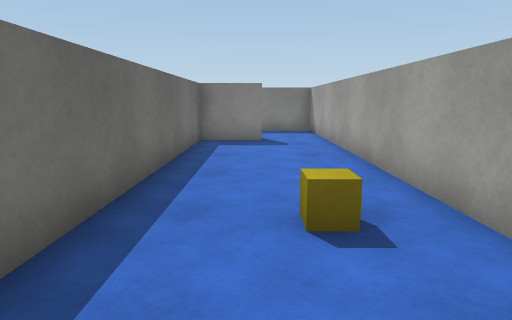
view 1 (above)

24 first-person views from a walk through a 3-D level made in the Unity game engine. The camera is 1.2 m above the floor, tilts 10° down and sees 75° across. The floor is counted in squares, 1 m on a side. Each view is taken from the middle of a square. On the plan, view 1 faces up. The plan holds only what a view shows up to about 14 squares ahead; the rest is blank. Surface patterns are stand-ins for the level's own textures.

view 2
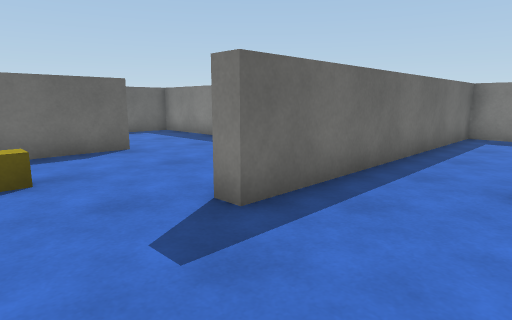

view 3
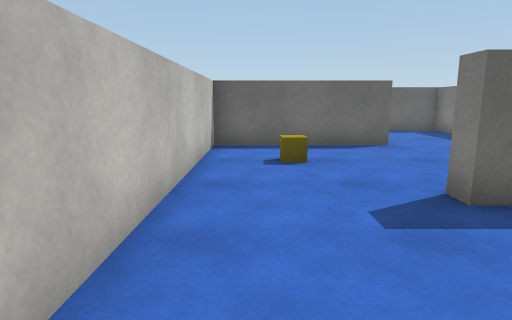

view 4
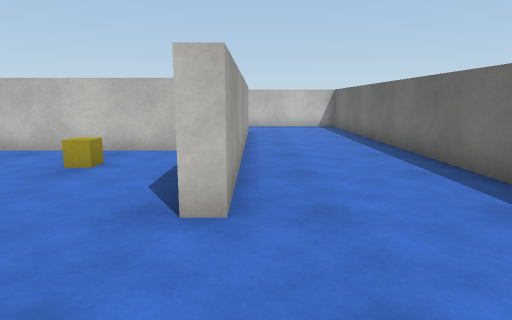

view 5
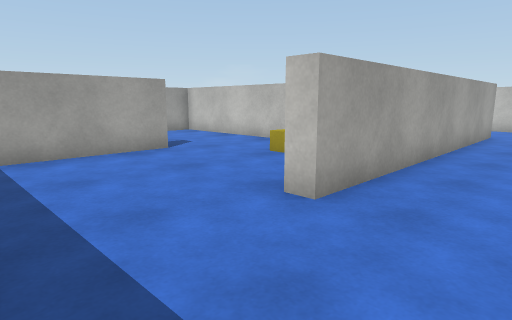

view 6
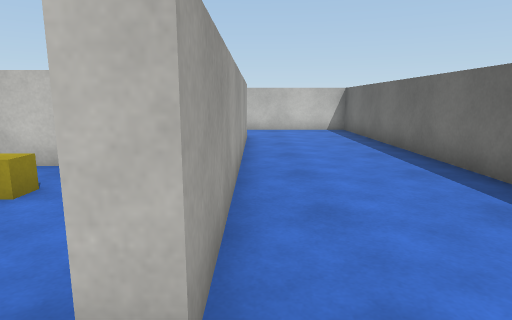

view 7
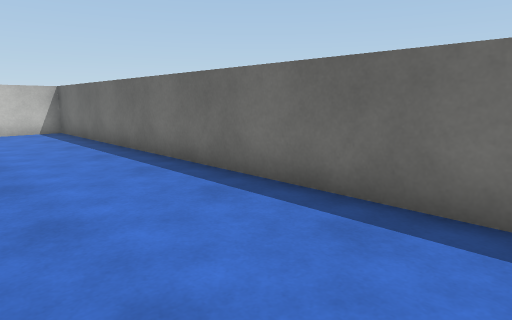

view 8
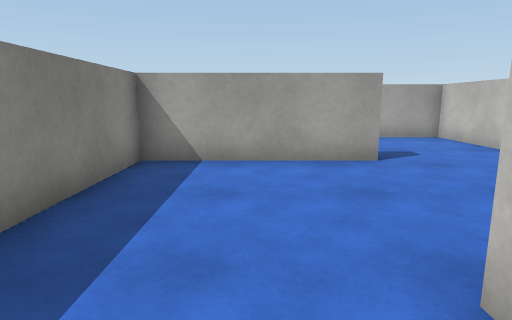

view 9
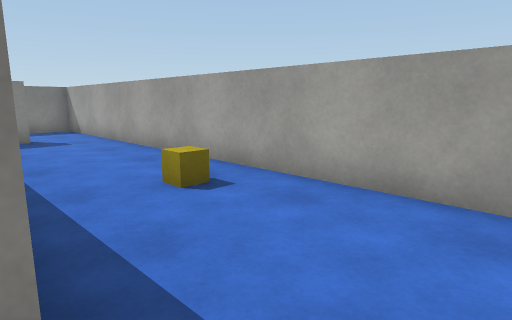

view 10
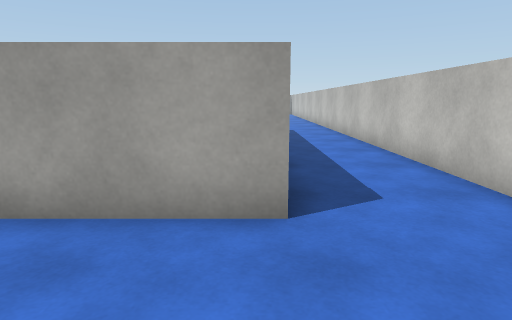

view 11
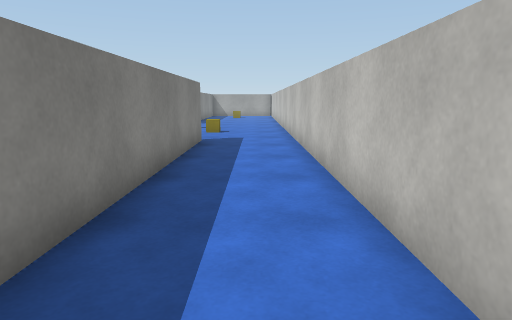

view 12
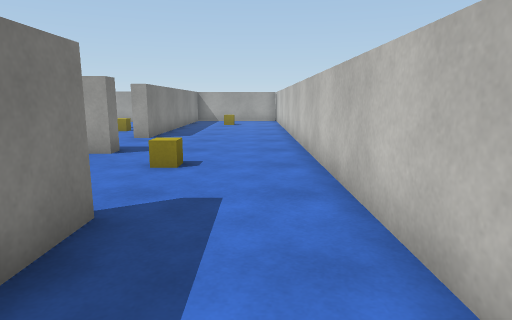

view 13
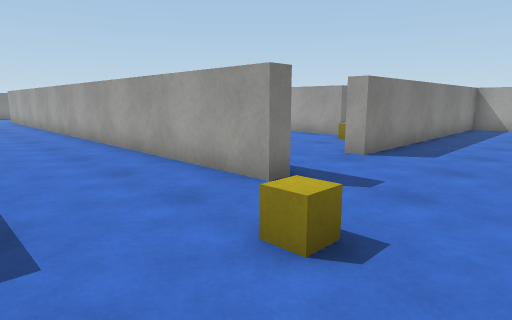

view 14
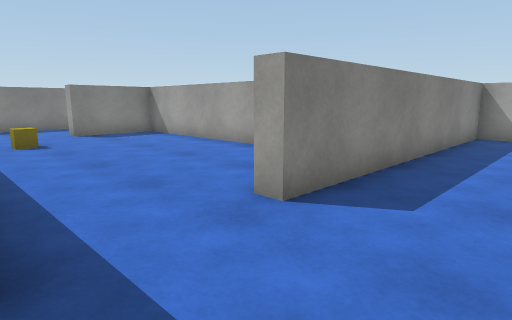

view 15
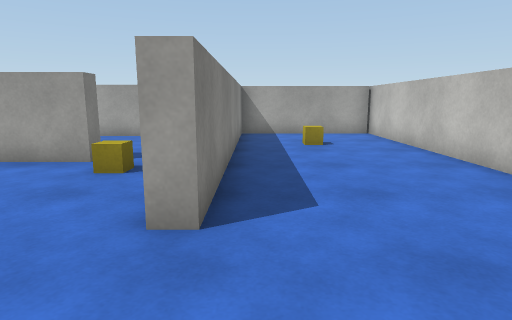

view 16
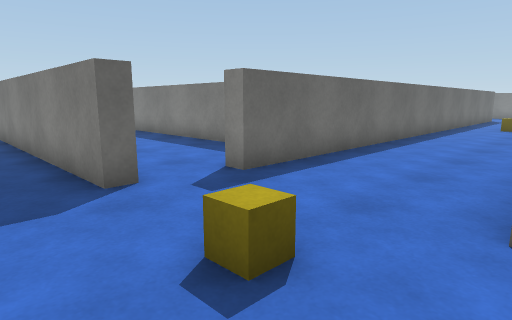

view 17
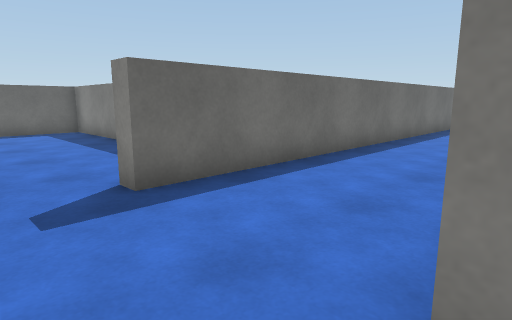

view 18
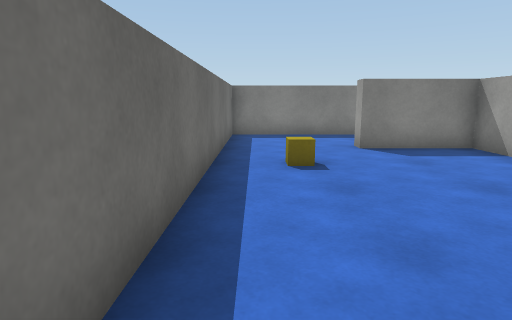

view 19
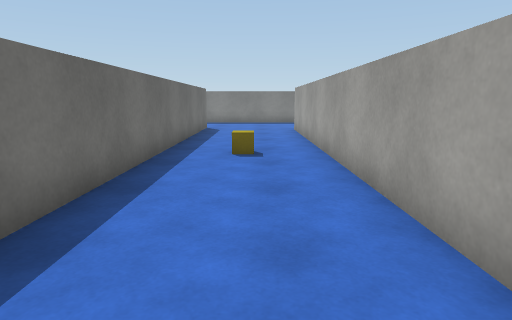

view 20
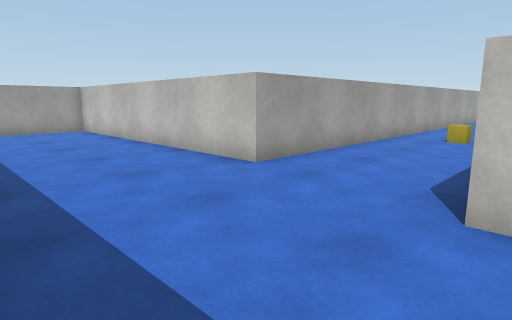

view 21
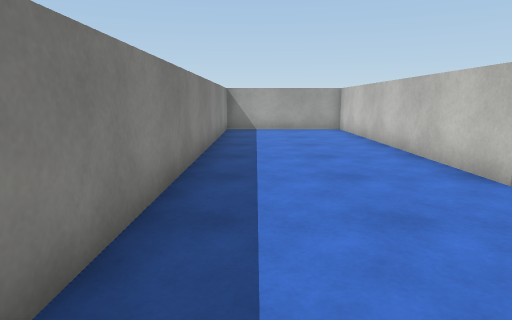

view 22
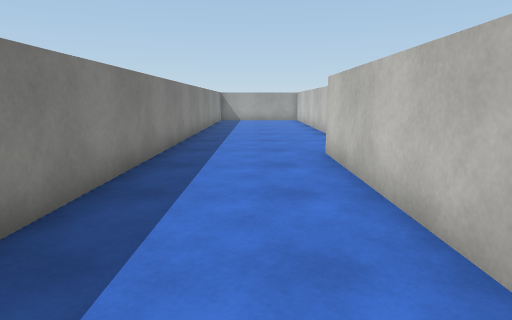

view 23
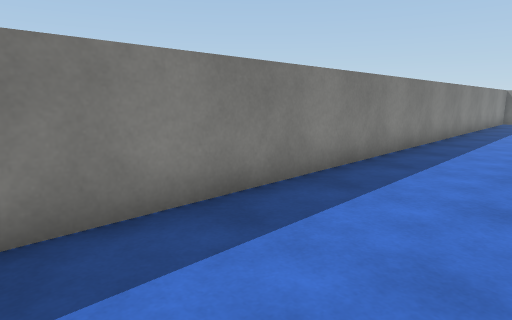

view 24
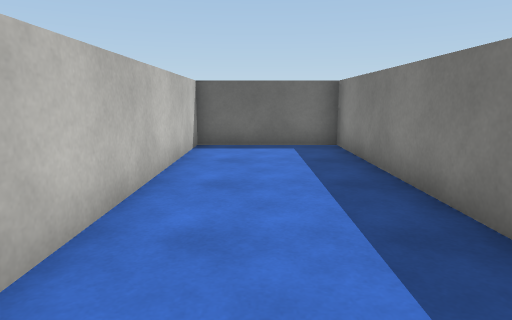

### Floor plan
Points are (right, up) in squares from view 1. A wall is a line through its corners. A room is listed if a view was taken in it or the views show most of it. See-through windows are left out.
Room 1 (views 1, 2, 3, 4, 5, 6, 7, 8, 9, 10)
walls: (-8.5, 5.4) (-11.8, 5.4) (-11.8, -11.3) (-8.6, -11.3); (-7.7, -8.4) (-7.7, 1.7) (-7.2, 1.7) (-7.2, -3.2) (2.3, -3.2) (2.3, 11.4); (0.2, 10.4) (-1.7, 10.4) (-1.7, 0.5) (-2.3, 0.5) (-2.3, 5.4) (-6, 5.4)
ways out: opening at (-7.5, -9.5) to room 2; opening at (1.5, 11)
objects: other object (-5, -1); other object (1, 3)
Room 2 (views 11, 12, 13, 14, 15, 16, 17, 18, 19, 20, 21, 22, 23, 24)
walls: (11.8, 7.2) (7.1, 7.2) (7.1, -4); (14.1, -3.7) (13.6, -3.7) (13.6, 3.5) (10.7, 3.5) (10.7, 4.1); (7.2, -6.6) (6.6, -6.6) (6.6, 13.4) (16.5, 13.4) (16.5, 16.1); (2.8, 13.2) (2.8, -6.1); (2.3, -7.8) (2.3, -8.3) (-6, -8.3); (16.4, 18.2) (-7.2, 18.2) (-7.2, 14.4) (2.8, 14.4); (19.5, -11.2) (19.5, -6.5) (10, -6.5) (10, -5.9); (-8.6, -11.3) (19.9, -11.3)
ways out: opening at (-7.5, -9.5) to room 1; opening at (2, -7) to room 3; opening at (11.5, 5.5); opening at (14, -4.5)
objects: other object (5, -8); other object (5, 7); other object (9, 1); other object (13, -5); other object (16, -9)
Room 3 (no view inside)
walls: (-0.6, -3.7) (-7.2, -3.7) (-7.2, -6.1); (2.8, -6.1) (2.2, -6.1)
ways out: opening at (2, -7) to room 2

Where each view was taken, in squares from view 1:
view 1: 0 up, 0 right, facing up
view 2: 2 down, 1 right, facing up-left
view 3: 2 down, 2 right, facing left
view 4: 5 up, 8 left, facing down
view 5: 5 up, 10 left, facing down-right
view 6: 3 up, 8 left, facing down
view 7: 3 up, 8 left, facing down-left
view 8: 3 up, 9 left, facing right
view 9: 1 down, 2 left, facing up-right
view 10: 8 down, 11 left, facing right
view 11: 10 down, 8 left, facing right
view 12: 10 down, 1 left, facing right
view 13: 10 down, 3 right, facing up-right
view 14: 9 down, 7 right, facing up-right
view 15: 7 down, 7 right, facing right
view 16: 10 down, 7 right, facing up-left
view 17: 8 down, 7 right, facing up-left
view 18: 5 down, 8 right, facing up
view 19: 1 down, 5 right, facing up
view 20: 18 up, 2 right, facing down-right
view 21: 17 up, 2 right, facing right
view 22: 16 up, 5 left, facing right
view 23: 15 up, 5 left, facing up-right
view 24: 16 up, 2 right, facing left
